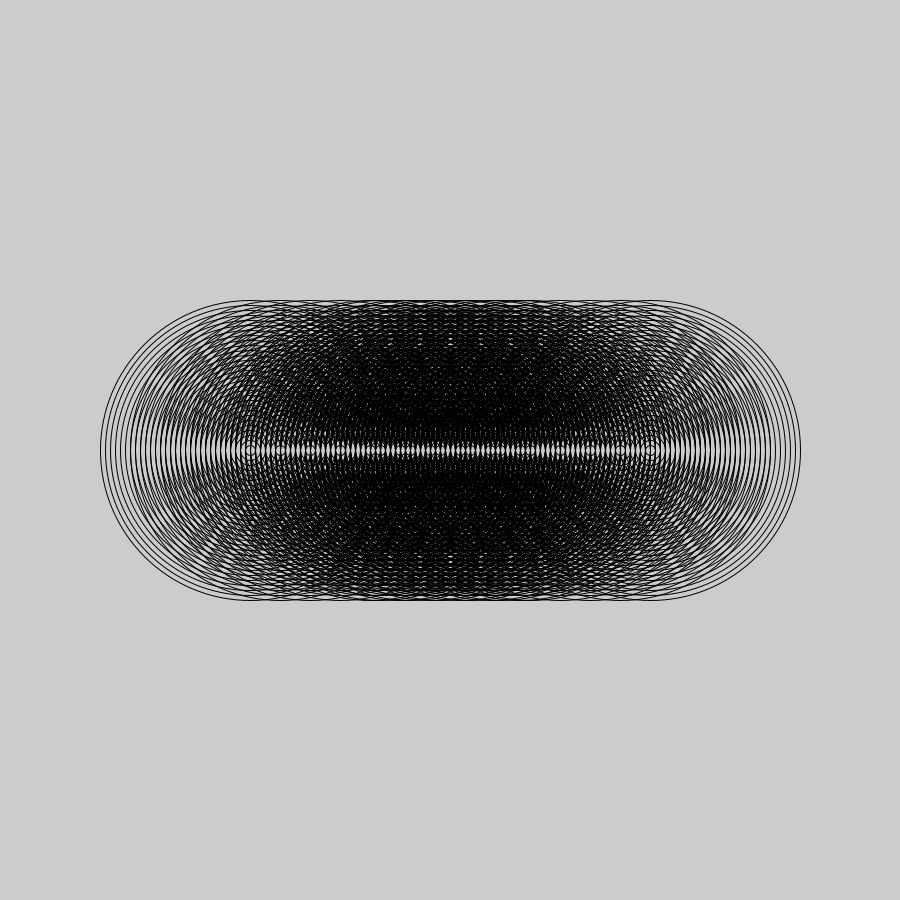
Frame 1 (no input)
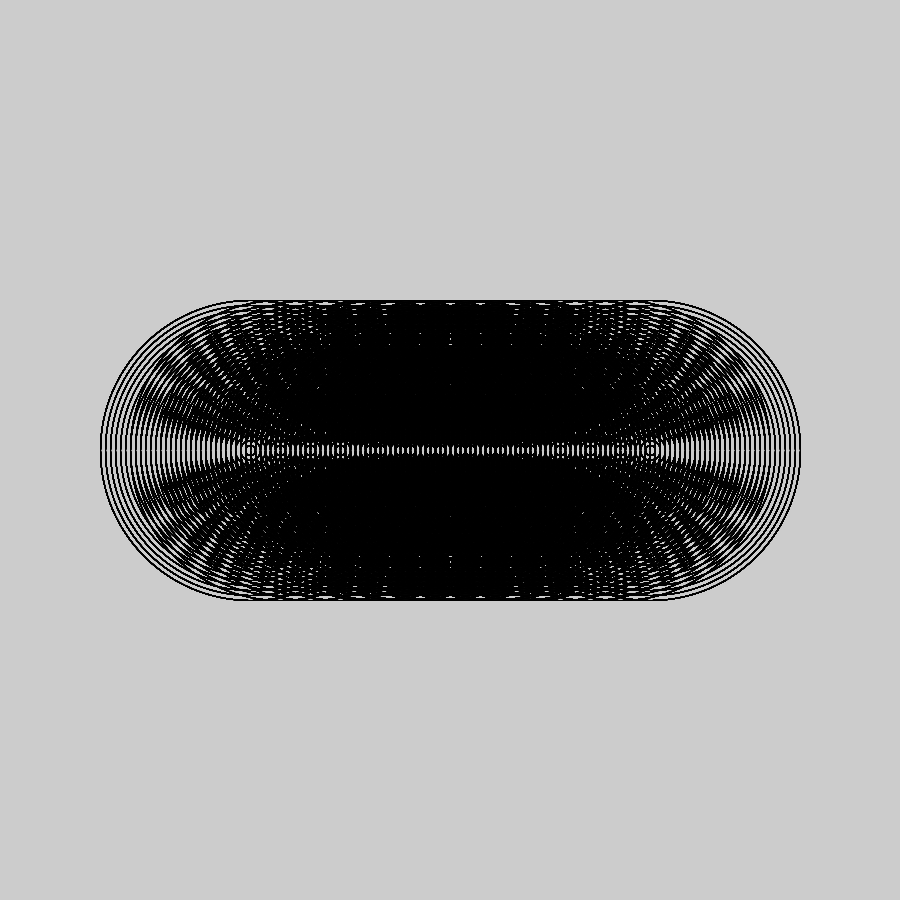
Frame 60 (the mouse pressed at the canvas centre just before this capture)
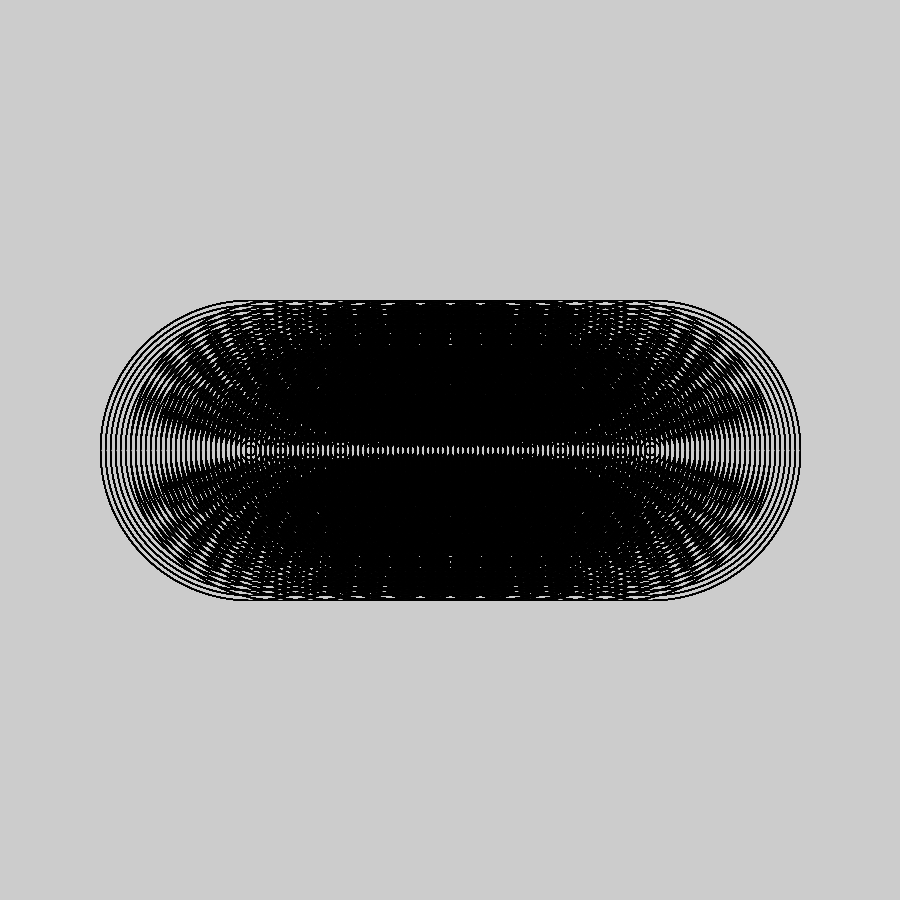
Frame 120 (the mouse held since frame 60 and released just before this capture)

The Processing sketch that drew these frames (run headless with seeded random() and noise(); from frame 60 on, the mouse is pressed at the canvas centre):

// Processing sketch: MovingCircles
// ── MovingCircles.pde
void setup(){
size(900,900); 

}

void draw(){
int i;
  int xAxisA = 250;
  for(i = 0; i < 10; i++){
    drawBullseye(xAxisA);
    xAxisA += 30;
  }
  int xAxisB = 650;
   for(i = 0; i < 10; i++){
    drawBullseye(xAxisB);
    xAxisB -= 30;
  }
}

void drawBullseye(int xAxis){
 int rings = 30;
int p = 300;
int i;
  for(i = 0; i < rings; i++){
noFill();
  ellipse(xAxis,450,p,p);
p -= 10;
}
}
